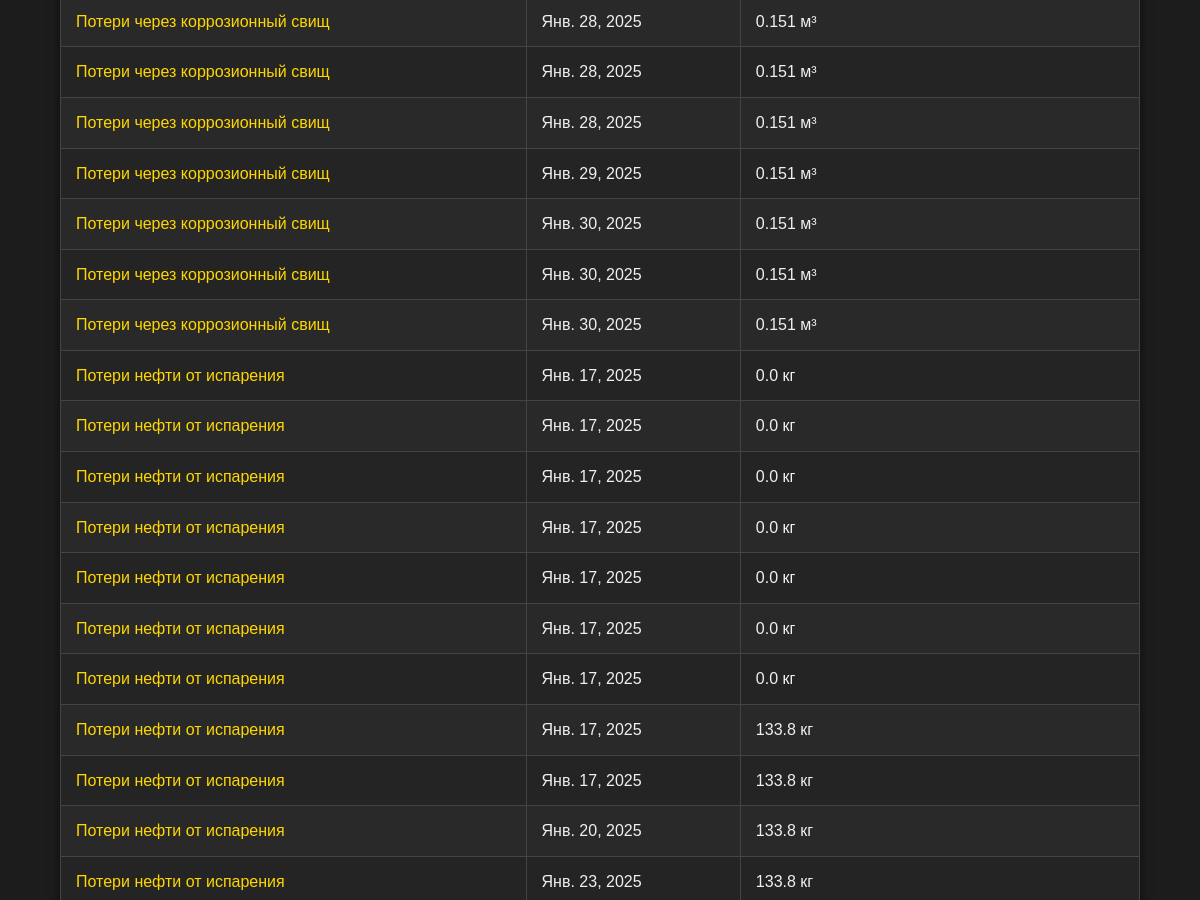
Before: /archive/ (signed in, middle part) with the older database file.
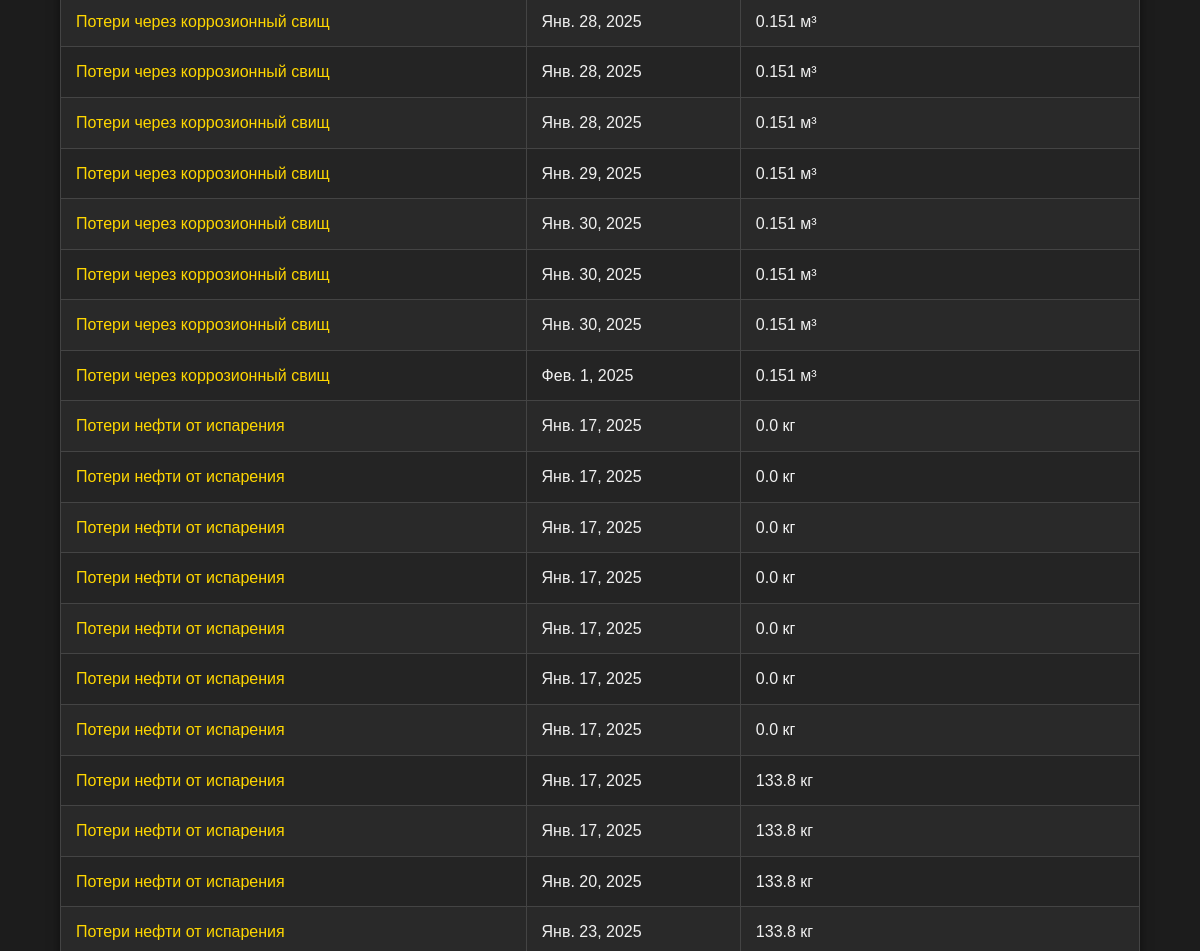
After: the same page with the newer database file.
### oil_losses/models.py (models this page shows, shortened)
class CorrosionLossCalculation(models.Model):
    date = models.DateField(verbose_name="Дата расчета", auto_now_add=True)
    diameter = models.FloatField(verbose_name="Диаметр отверстия (мм)")
    distance_from_bottom = models.FloatField(verbose_name="Расстояние от дна (м)")
    fluid_height = models.FloatField(verbose_name="Уровень жидкости (м)")
    viscosity = models.FloatField(verbose_name="Кинематическая вязкость (м²/с)")
    duration_corrosion = models.FloatField(verbose_name="Время истечения (часы)")
    calculated_loss = models.FloatField(verbose_name="Рассчитанные потери (м³)", blank=True, null=True)
    class Meta:
        verbose_name = "Расчет потерь через коррозионный свищ"
        verbose_name_plural = "Расчеты потерь через коррозионный свищ"

class OilEvaporationLossCalculation(models.Model):
    date = models.DateField(verbose_name="Дата расчета", auto_now_add=True)
    temperature = models.FloatField(verbose_name="Температура нефти (К)")
    density_standard = models.FloatField(verbose_name="Плотность нефти при стандартных условиях (кг/м³)")
    viscosity_293 = models.FloatField(verbose_name="Кинематическая вязкость нефти при 293К (м²/с)")
    viscosity_323 = models.FloatField(verbose_name="Кинематическая вязкость нефти при 323К (м²/с)")
    duration_evaporation = models.FloatField(verbose_name="Продолжительность испарения (часы)")
    evaporation_rate = models.FloatField(verbose_name="Скорость ветра (м/с)")
    area = models.FloatField(verbose_name="Площадь испарения (м²)")
    calculated_loss = models.FloatField(verbose_name="Рассчитанные потери (кг)", blank=True, null=True)
    class Meta:
        verbose_name = "Расчет потерь нефти от испарения"
        verbose_name_plural = "Расчеты потерь нефти от испарения"

### oil_losses/views.py (the view)
# urls.py: path('archive/', views.archive, name='archive'),
@login_required
def archive(request):
    calculation_type = request.GET.get('calculation_type', '')
    fuel_loss_calculations = FuelLossCalculation.objects.all()
    corrosion_loss_calculations = CorrosionLossCalculation.objects.all()
    oil_evaporation_loss_calculations = OilEvaporationLossCalculation.objects.all()
    if calculation_type == 'fuel_loss':
        corrosion_loss_calculations = []
        oil_evaporation_loss_calculations = []
    elif calculation_type == 'corrosion_loss':
        fuel_loss_calculations = []
        oil_evaporation_loss_calculations = []
    elif calculation_type == 'oil_evaporation_loss':
        fuel_loss_calculations = []
        corrosion_loss_calculations = []
    context = {
        'fuel_loss_calculations': fuel_loss_calculations,
        'corrosion_loss_calculations': corrosion_loss_calculations,
        'oil_evaporation_loss_calculations': oil_evaporation_loss_calculations,
        'selected_calculation_type': calculation_type,  # Для сохранения выбранного значения в форме
    }
    return render(request, 'archive.html', context)

### oil_losses/templates/archive.html (shortened to what this page needs)
<!DOCTYPE html>
<html lang="en">
<head>
</head>
<body>
    {% include 'header.html' %}
    <table>
        {% for record in corrosion_loss_calculations %}
        <tr>
            <td><a href="/corrosion_loss_detail/{{ record.id }}">Потери через коррозионный свищ</a></td>
            <td>{{ record.date }}</td>
            <td>{{ record.calculated_loss }} м³</td>
        </tr>
        {% endfor %}
        {% for record in oil_evaporation_loss_calculations %}
        <tr>
            <td><a href="/oil_evaporation_loss_detail/{{ record.id }}">Потери нефти от испарения</a></td>
            <td>{{ record.date }}</td>
            <td>{{ record.calculated_loss }} кг</td>
        </tr>
        {% endfor %}
    </table>
</body>
</html>

Changed rows visible on the page:
added CorrosionLossCalculation: date "Фев. 1, 2025", calculated_loss "0.151"
